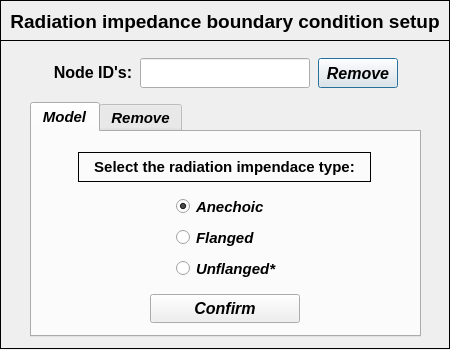
<?xml version="1.0" encoding="UTF-8"?>
<ui version="4.0">
 <class>Dialog</class>
 <widget class="QDialog" name="Dialog">
  <property name="geometry">
   <rect>
    <x>0</x>
    <y>0</y>
    <width>450</width>
    <height>350</height>
   </rect>
  </property>
  <property name="minimumSize">
   <size>
    <width>450</width>
    <height>350</height>
   </size>
  </property>
  <property name="maximumSize">
   <size>
    <width>450</width>
    <height>350</height>
   </size>
  </property>
  <property name="windowTitle">
   <string>Set: radiation impedance</string>
  </property>
  <widget class="QPushButton" name="pushButton_remove_bc_confirm">
   <property name="geometry">
    <rect>
     <x>318</x>
     <y>58</y>
     <width>80</width>
     <height>30</height>
    </rect>
   </property>
   <property name="minimumSize">
    <size>
     <width>80</width>
     <height>30</height>
    </size>
   </property>
   <property name="maximumSize">
    <size>
     <width>80</width>
     <height>30</height>
    </size>
   </property>
   <property name="font">
    <font>
     <family>Arial</family>
     <pointsize>12</pointsize>
     <weight>75</weight>
     <italic>true</italic>
     <bold>true</bold>
    </font>
   </property>
   <property name="text">
    <string>Remove</string>
   </property>
  </widget>
  <widget class="QLineEdit" name="lineEdit_nodeID">
   <property name="geometry">
    <rect>
     <x>140</x>
     <y>58</y>
     <width>170</width>
     <height>30</height>
    </rect>
   </property>
   <property name="minimumSize">
    <size>
     <width>170</width>
     <height>0</height>
    </size>
   </property>
   <property name="maximumSize">
    <size>
     <width>170</width>
     <height>16777215</height>
    </size>
   </property>
   <property name="font">
    <font>
     <family>Arial</family>
     <pointsize>11</pointsize>
     <weight>75</weight>
     <italic>true</italic>
     <bold>true</bold>
    </font>
   </property>
   <property name="focusPolicy">
    <enum>Qt::ClickFocus</enum>
   </property>
   <property name="styleSheet">
    <string notr="true">color: rgb(0, 0, 255);</string>
   </property>
   <property name="text">
    <string/>
   </property>
   <property name="alignment">
    <set>Qt::AlignCenter</set>
   </property>
  </widget>
  <widget class="QFrame" name="frame">
   <property name="geometry">
    <rect>
     <x>0</x>
     <y>0</y>
     <width>450</width>
     <height>41</height>
    </rect>
   </property>
   <property name="minimumSize">
    <size>
     <width>450</width>
     <height>0</height>
    </size>
   </property>
   <property name="maximumSize">
    <size>
     <width>450</width>
     <height>16777215</height>
    </size>
   </property>
   <property name="frameShape">
    <enum>QFrame::Box</enum>
   </property>
   <property name="frameShadow">
    <enum>QFrame::Plain</enum>
   </property>
   <property name="lineWidth">
    <number>1</number>
   </property>
   <widget class="QLabel" name="label">
    <property name="geometry">
     <rect>
      <x>0</x>
      <y>6</y>
      <width>450</width>
      <height>30</height>
     </rect>
    </property>
    <property name="minimumSize">
     <size>
      <width>450</width>
      <height>30</height>
     </size>
    </property>
    <property name="maximumSize">
     <size>
      <width>450</width>
      <height>30</height>
     </size>
    </property>
    <property name="font">
     <font>
      <family>Arial</family>
      <pointsize>14</pointsize>
      <weight>75</weight>
      <italic>false</italic>
      <bold>true</bold>
     </font>
    </property>
    <property name="text">
     <string>Radiation impedance boundary condition setup</string>
    </property>
    <property name="textFormat">
     <enum>Qt::AutoText</enum>
    </property>
    <property name="alignment">
     <set>Qt::AlignCenter</set>
    </property>
   </widget>
  </widget>
  <widget class="QLabel" name="label_2">
   <property name="geometry">
    <rect>
     <x>48</x>
     <y>60</y>
     <width>90</width>
     <height>25</height>
    </rect>
   </property>
   <property name="font">
    <font>
     <family>Arial</family>
     <pointsize>12</pointsize>
     <weight>75</weight>
     <italic>false</italic>
     <bold>true</bold>
    </font>
   </property>
   <property name="text">
    <string>Node ID's:</string>
   </property>
   <property name="alignment">
    <set>Qt::AlignCenter</set>
   </property>
  </widget>
  <widget class="QTabWidget" name="tabWidget_radiation_impedance">
   <property name="geometry">
    <rect>
     <x>30</x>
     <y>102</y>
     <width>391</width>
     <height>235</height>
    </rect>
   </property>
   <property name="minimumSize">
    <size>
     <width>391</width>
     <height>235</height>
    </size>
   </property>
   <property name="maximumSize">
    <size>
     <width>391</width>
     <height>235</height>
    </size>
   </property>
   <property name="font">
    <font>
     <family>Arial</family>
     <pointsize>11</pointsize>
     <weight>75</weight>
     <italic>true</italic>
     <bold>true</bold>
    </font>
   </property>
   <property name="currentIndex">
    <number>0</number>
   </property>
   <widget class="QWidget" name="tab_model">
    <attribute name="title">
     <string>Model</string>
    </attribute>
    <widget class="QPushButton" name="pushButton_confirm">
     <property name="geometry">
      <rect>
       <x>118</x>
       <y>162</y>
       <width>150</width>
       <height>29</height>
      </rect>
     </property>
     <property name="maximumSize">
      <size>
       <width>150</width>
       <height>30</height>
      </size>
     </property>
     <property name="sizeIncrement">
      <size>
       <width>150</width>
       <height>30</height>
      </size>
     </property>
     <property name="font">
      <font>
       <family>Arial</family>
       <pointsize>12</pointsize>
       <weight>75</weight>
       <italic>true</italic>
       <bold>true</bold>
      </font>
     </property>
     <property name="text">
      <string>Confirm</string>
     </property>
    </widget>
    <widget class="QLabel" name="label_20">
     <property name="enabled">
      <bool>true</bool>
     </property>
     <property name="geometry">
      <rect>
       <x>46</x>
       <y>20</y>
       <width>293</width>
       <height>30</height>
      </rect>
     </property>
     <property name="font">
      <font>
       <family>Arial</family>
       <pointsize>11</pointsize>
       <weight>75</weight>
       <italic>false</italic>
       <bold>true</bold>
      </font>
     </property>
     <property name="frameShape">
      <enum>QFrame::Box</enum>
     </property>
     <property name="text">
      <string>Select the radiation impendace type:</string>
     </property>
     <property name="alignment">
      <set>Qt::AlignCenter</set>
     </property>
    </widget>
    <widget class="QWidget" name="gridLayoutWidget">
     <property name="geometry">
      <rect>
       <x>142</x>
       <y>62</y>
       <width>109</width>
       <height>89</height>
      </rect>
     </property>
     <layout class="QGridLayout" name="gridLayout">
      <item row="2" column="0">
       <widget class="QRadioButton" name="radioButton_unflanged">
        <property name="minimumSize">
         <size>
          <width>105</width>
          <height>25</height>
         </size>
        </property>
        <property name="maximumSize">
         <size>
          <width>105</width>
          <height>25</height>
         </size>
        </property>
        <property name="font">
         <font>
          <pointsize>11</pointsize>
         </font>
        </property>
        <property name="text">
         <string>Unflanged*</string>
        </property>
       </widget>
      </item>
      <item row="0" column="0">
       <widget class="QRadioButton" name="radioButton_anechoic">
        <property name="minimumSize">
         <size>
          <width>105</width>
          <height>25</height>
         </size>
        </property>
        <property name="maximumSize">
         <size>
          <width>105</width>
          <height>25</height>
         </size>
        </property>
        <property name="font">
         <font>
          <pointsize>11</pointsize>
         </font>
        </property>
        <property name="text">
         <string>Anechoic</string>
        </property>
        <property name="checked">
         <bool>true</bool>
        </property>
       </widget>
      </item>
      <item row="1" column="0">
       <widget class="QRadioButton" name="radioButton_flanged">
        <property name="minimumSize">
         <size>
          <width>105</width>
          <height>25</height>
         </size>
        </property>
        <property name="maximumSize">
         <size>
          <width>105</width>
          <height>25</height>
         </size>
        </property>
        <property name="font">
         <font>
          <pointsize>11</pointsize>
         </font>
        </property>
        <property name="text">
         <string>Flanged</string>
        </property>
       </widget>
      </item>
     </layout>
    </widget>
   </widget>
   <widget class="QWidget" name="tab_remove">
    <attribute name="title">
     <string>Remove</string>
    </attribute>
    <widget class="QTreeWidget" name="treeWidget_radiation_impedance">
     <property name="geometry">
      <rect>
       <x>52</x>
       <y>44</y>
       <width>282</width>
       <height>122</height>
      </rect>
     </property>
     <property name="minimumSize">
      <size>
       <width>282</width>
       <height>122</height>
      </size>
     </property>
     <property name="maximumSize">
      <size>
       <width>282</width>
       <height>122</height>
      </size>
     </property>
     <property name="font">
      <font>
       <family>Arial</family>
       <italic>true</italic>
      </font>
     </property>
     <property name="indentation">
      <number>0</number>
     </property>
     <column>
      <property name="text">
       <string>Nodes</string>
      </property>
      <property name="font">
       <font>
        <family>Arial</family>
        <pointsize>10</pointsize>
        <weight>75</weight>
        <italic>true</italic>
        <bold>true</bold>
       </font>
      </property>
      <property name="textAlignment">
       <set>AlignCenter</set>
      </property>
     </column>
     <column>
      <property name="text">
       <string>Values</string>
      </property>
      <property name="font">
       <font>
        <family>Arial</family>
        <pointsize>10</pointsize>
        <weight>75</weight>
        <italic>true</italic>
        <bold>true</bold>
       </font>
      </property>
      <property name="textAlignment">
       <set>AlignCenter</set>
      </property>
     </column>
    </widget>
    <widget class="QPushButton" name="pushButton_remove_bc_confirm_2">
     <property name="geometry">
      <rect>
       <x>118</x>
       <y>172</y>
       <width>150</width>
       <height>30</height>
      </rect>
     </property>
     <property name="minimumSize">
      <size>
       <width>150</width>
       <height>30</height>
      </size>
     </property>
     <property name="maximumSize">
      <size>
       <width>150</width>
       <height>30</height>
      </size>
     </property>
     <property name="font">
      <font>
       <family>Arial</family>
       <pointsize>12</pointsize>
       <weight>75</weight>
       <italic>true</italic>
       <bold>true</bold>
      </font>
     </property>
     <property name="text">
      <string>Remove</string>
     </property>
    </widget>
    <widget class="QLabel" name="label_29">
     <property name="geometry">
      <rect>
       <x>8</x>
       <y>8</y>
       <width>370</width>
       <height>30</height>
      </rect>
     </property>
     <property name="minimumSize">
      <size>
       <width>370</width>
       <height>30</height>
      </size>
     </property>
     <property name="maximumSize">
      <size>
       <width>370</width>
       <height>30</height>
      </size>
     </property>
     <property name="font">
      <font>
       <family>Arial</family>
       <pointsize>11</pointsize>
       <weight>75</weight>
       <italic>false</italic>
       <bold>true</bold>
      </font>
     </property>
     <property name="frameShape">
      <enum>QFrame::Box</enum>
     </property>
     <property name="text">
      <string>Select a node to remove the radiation impedance:</string>
     </property>
     <property name="textFormat">
      <enum>Qt::AutoText</enum>
     </property>
     <property name="alignment">
      <set>Qt::AlignCenter</set>
     </property>
    </widget>
   </widget>
  </widget>
  <widget class="QFrame" name="frame_2">
   <property name="geometry">
    <rect>
     <x>0</x>
     <y>40</y>
     <width>450</width>
     <height>309</height>
    </rect>
   </property>
   <property name="minimumSize">
    <size>
     <width>450</width>
     <height>309</height>
    </size>
   </property>
   <property name="maximumSize">
    <size>
     <width>450</width>
     <height>309</height>
    </size>
   </property>
   <property name="frameShape">
    <enum>QFrame::Box</enum>
   </property>
   <property name="frameShadow">
    <enum>QFrame::Plain</enum>
   </property>
   <property name="lineWidth">
    <number>1</number>
   </property>
  </widget>
  <zorder>frame_2</zorder>
  <zorder>pushButton_remove_bc_confirm</zorder>
  <zorder>lineEdit_nodeID</zorder>
  <zorder>frame</zorder>
  <zorder>label_2</zorder>
  <zorder>tabWidget_radiation_impedance</zorder>
 </widget>
 <resources/>
 <connections/>
</ui>
